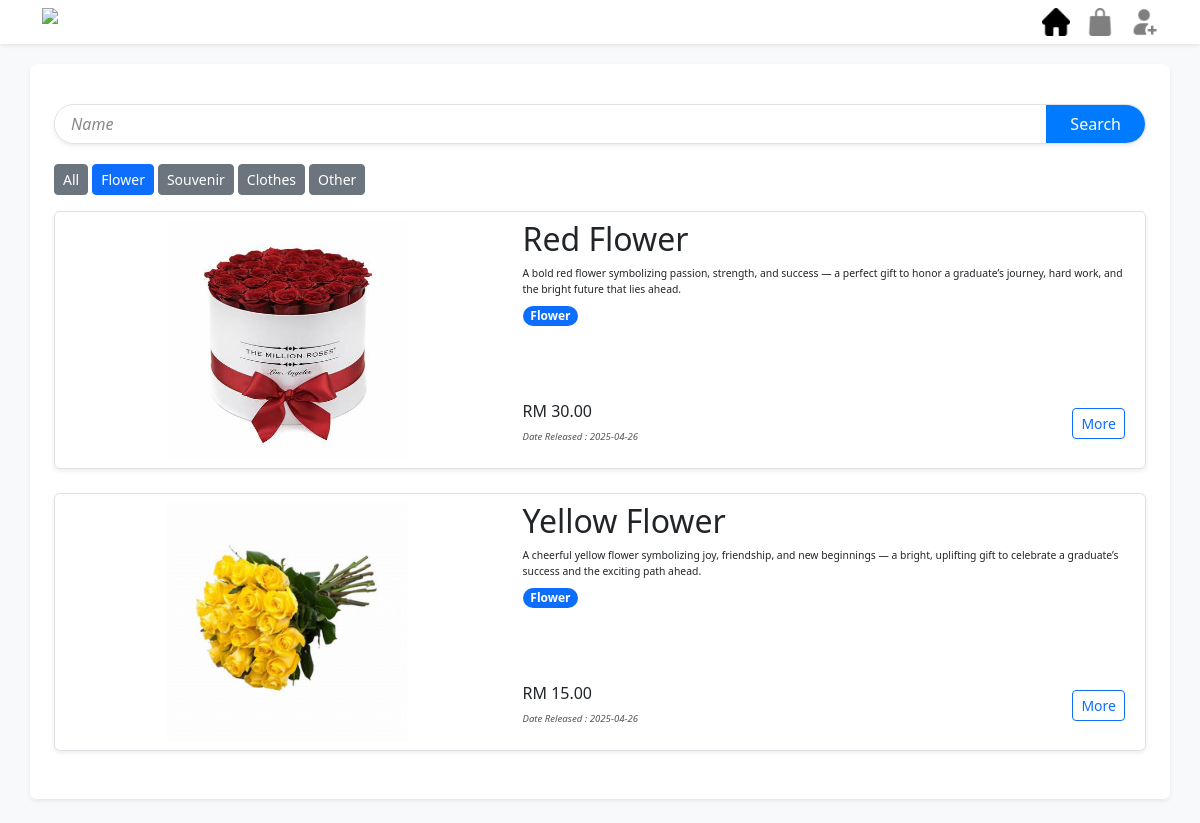
The page /Frontend/user/Shop.php?CategoryID=1 on the database its author committed.
### tables this page shows
CREATE TABLE `category` (
  `ID` int(11) NOT NULL,
  `Text` varchar(20) NOT NULL,
  `Description` varchar(50) NOT NULL
);

CREATE TABLE `product` (
  `ID` int(11) NOT NULL,
  `Name` varchar(50) NOT NULL,
  `Desc` text NOT NULL,
  `Quantity` int(11) NOT NULL,
  `Price` double NOT NULL,
  `ImgPath` varchar(200) DEFAULT NULL,
  `Status` bit(1) NOT NULL DEFAULT b'1',
  `DateRelease` date NOT NULL DEFAULT current_timestamp()
);

### Backend/ProductBackend.php (called while the page is built, shortened)
<?php
function getCategory() {
    $con = new mysqli(DB_HOST, DB_USER, DB_PASS, DB_NAME);
    $sql = "SELECT * FROM category";
    $result = $con->query($sql);
    while ($row = $result->fetch_object())
    { $category[] = $row; }
    return $category;
}
function getProductsByCateID($category_ID){
    $con = new mysqli(DB_HOST, DB_USER, DB_PASS, DB_NAME);
    $categoryID = (int)$category_ID;
    $sql = "SELECT ProductID FROM productcategory WHERE CategoryID = ?";
    $stmt = $con->prepare($sql);
    $stmt->bind_param("i", $categoryID);
    $stmt->execute();
    $result = $stmt->get_result();
    $productIDs = [];
    while ($row = $result->fetch_object()) { $productIDs[] = $row->ProductID;}
    $products = [];
    if($productIDs != null){
        $IDs = implode(',',$productIDs);
        $sql = "SELECT * FROM product WHERE ID IN ($IDs) AND Status = 1";
        $result = $con->query($sql);
        while ($row = $result->fetch_object())
        { $products[] = $row; }
    }
    return $products;
}
function getProductCategories($productID){
    $con = new mysqli(DB_HOST, DB_USER, DB_PASS, DB_NAME);
    $sql = "SELECT CategoryID FROM productcategory WHERE ProductID = $productID";
    $result = $con->query($sql);
    $categoriesID = [];
    while ($row = $result->fetch_object())
    { $categoriesID[] = $row->CategoryID; }
    $categories = [];
    if($categoriesID != null){
        $IDs = implode(',',$categoriesID);
        $sql = "SELECT * FROM category WHERE ID IN ($IDs)";
        $result = $con->query($sql);
        while ($row = $result->fetch_object())
        { $categories[] = $row; }
    }
    return $categories;
}

### Frontend/user/Shop.php (the view, shortened to what this page needs)
<?php
    require '../../Backend/ProductBackend.php';
    $products = [];
    if(isset($_GET['CategoryID'])){
        $categoryID = $_GET['CategoryID'];
        if($categoryID != "All"){
           $products = getProductsByCateID($categoryID);
        }
        else{
            $products = getAllProducts();
        }
    }
    else if(isset($_GET['Name'])){
        $products = getProductByName($_GET['Name']);
    }
?>
<!DOCTYPE html>
<html lang="en">
<head>
    <link rel="stylesheet" href="../Style/css/bootstrap/bootstrap.css">
    <link rel="stylesheet" href="../Style/css/style.css">
    <link rel="stylesheet" href="../Style/css/User/shop.css">
</head>
<body class="bg-light">
    <?php include "Header.php"; ?>
    <div class="container-sm bg-white shadow-sm rounded my-4 p-4">
     <form class="searchBar container-sm bg-white shadow-sm mt-3 mb-1 mx-auto rounded-pill border" action="" method="get">
         <input type="text" name="Name" placeholder="Name" value="<?php echo (isset($_GET['Name'])?$_GET['Name']:"")?>">
        <input type="submit" value="Search">
    </form>
    <div class="d-flex container-sm p-sm-0 py-2 ps-1 py-sm-3">
        <?php
            printf("<a class='btn-%s btn btn-sm me-1' href='?CategoryID=All'>All</a>",(isset($_GET['CategoryID']))?((($_GET['CategoryID'])!='All')?"secondary":"primary"):"primary");
            foreach(getCategory() as $category){
                printf(
                    "<a class='btn-%s btn btn-sm me-1' href='?CategoryID=%s'>%s</a>",
                    (isset($_GET['CategoryID']) && $_GET['CategoryID'] == $category->ID) ? "primary" : "secondary",
                    $category->ID,
                    $category->Text
                );
            }
        ?>
    </div>
        <?php
            foreach($products as $product){
                printf('
                    <div class="container-sm mx-auto bg-white shadow-sm rounded row productContainer p-lg-2 mb-4 border">
                        <div class="col-lg-5 d-flex justify-content-center align-items-center">
                            <img class="productImg" src="%s" alt="">
                        </div>
                        <div class="col-lg-7 d-flex flex-column justify-content-between">
                            <div>
                                <h2>%s</h2>
                                <p>%s</p>
                                <div class="d-flex mt-2">',$product->ImgPath, $product->Name,$product->Desc);
                foreach(getProductCategories($product->ID) as $category){
                    printf('<p class="badge rounded-pill text-bg-primary me-1">%s</p>',$category->Text);
                }
                printf('
                            </div>
                        </div>
                        <div class="justify-content-between d-flex">
                            <div class="d-flex flex-column py-3">
                                <h6>RM %.2f</h6>
                                <small><i class="text-gray">Date Released : %s</i></small>
                            </div>
                            <div class="d-flex justify-content-center align-items-center">
                                %s
                            </div>
                        </div>
                    </div>
                    </div>',$product->Price, $product->DateRelease, ($product->Quantity >0)?'<a class="btn btn-sm btn-outline-primary" href="ProductDetails.php?ProductID='.$product->ID.'">More</a>':'<p class="btn btn-sm btn-secondary text-white opacity-50">Out Of Stock</p>');
            }
        ?>
    </div>
</body>
</html>

### Frontend/Style/css/style.css (style rules this page uses)
body { padding-top: 5vh; }
.searchBar { display: flex; justify-content: space-between; overflow: hidden; padding: 0; }
.searchBar > input[type="text"] { position: relative; width: 100%; height: 100%; padding: 1vh 2vh; border: none; }
.searchBar > input[type="submit"] { position: relative; border: none; color: white; padding: 0 3vh; background-color: #007BFF; }
p { font-size: 1.3vh; padding: 0; margin: 0; }
small { font-size: 1.2vh; padding: 0; margin: 0; }
.text-gray { color: rgb(86, 86, 86); }
input[type="text"], input[type="email"], input[type="password"], input[type="date"] { border: none; border-bottom: 0.1vh solid #ccc; outline: none; transition: border-color 0.3s, box-shadow 0.3s; }
input[type="text"]::placeholder, input[type="email"]::placeholder, input[type="password"]::placeholder, input[type="date"]::placeholder, textarea::placeholder { color: #888; font-style: italic; }

### Frontend/Style/css/User/shop.css (style rules this page uses)
.productContainer { min-height: 30vh; }
.productImg { height: 30vh; }

### rows shown on the page
category: Text "Flower"
category: Text "Souvenir"
category: Text "Clothes"
category: Text "Other"
product: ImgPath (picture), Name "Red Flower", Desc "A bold red flower symbolizing passion, strength, and success — a perfect gift to honor a graduate’s journey, hard work, and the bright future that lies ahead.", Price "30.00", DateRelease "2025-04-26", Quantity+ID "More"
product: ImgPath (picture), Name "Yellow Flower", Desc "A cheerful yellow flower symbolizing joy, friendship, and new beginnings — a bright, uplifting gift to celebrate a graduate’s success and the exciting path ahead.", Price "15.00", DateRelease "2025-04-26", Quantity+ID "More"
